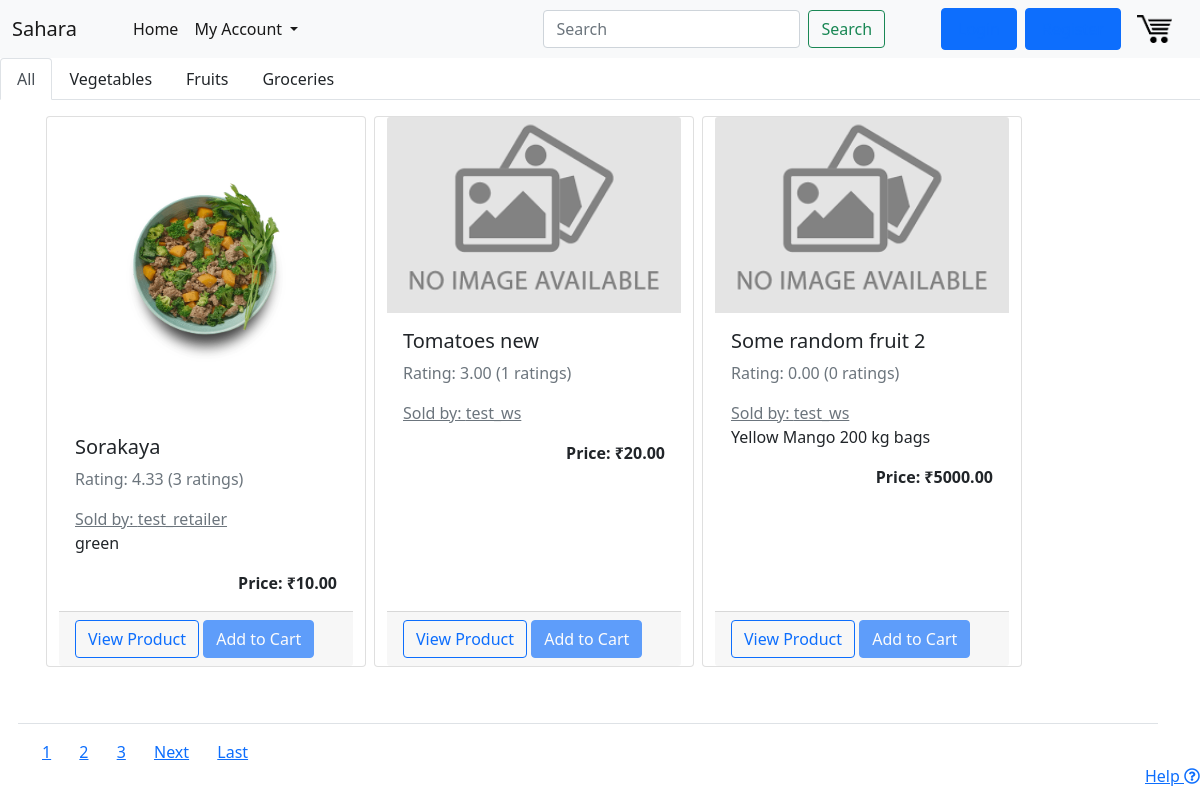
The app's page /, older data.
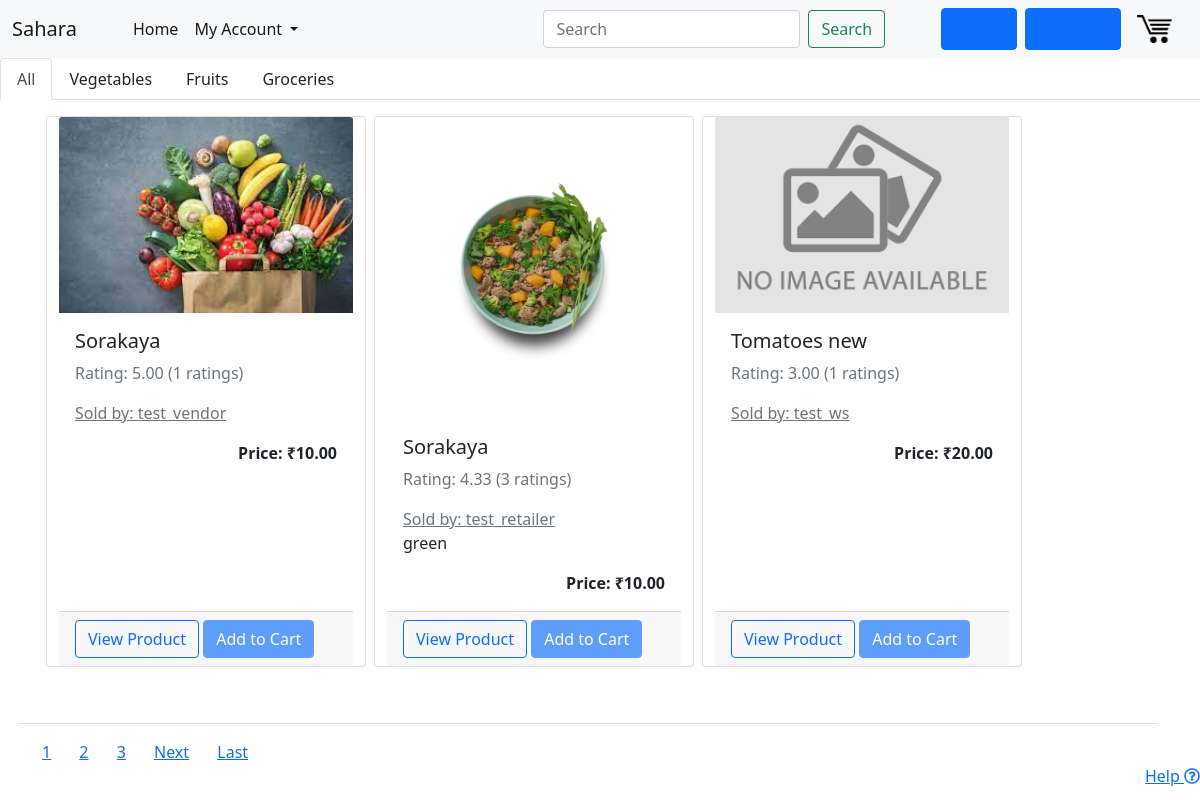
The same page, newer data.
### core/models.py (models this page shows, shortened)
class Product(models.Model):
    seller = models.ForeignKey(User, on_delete = models.CASCADE, related_name="seller")
    date_posted = models.DateTimeField(auto_now_add=True)
    stock = models.DecimalField(max_digits=20, decimal_places=2, default=0.00, validators=[MinValueValidator(Decimal('0.00'))])
    title = models.CharField(max_length=255)
    content = models.TextField(blank=True, null=True)
    img = models.FileField(default = "default.png", upload_to = "", blank=True, null=True)
    tags = models.CharField(
        max_length = 20,
        choices = CAT_CHOICES,
        default = 'vegetables',
    )
    measurment_unit = models.CharField(
        max_length = 5,
        choices = UNIT_CHOICES,
        default = 'kg',
    )
    price_per_unit = models.DecimalField(max_digits=20, decimal_places=2, validators=[MinValueValidator(Decimal('0.00'))])
    @property
    def get_star_rating(self):
        feedback_items = self.feedback.all()
        star_ratings = [item.stars for item in feedback_items]
        tot = sum(star_ratings)
        if len(star_ratings):
            return tot/len(star_ratings)
        else:
            return 0
    @property
    def number_of_ratings(self):
        feedback_items = self.feedback.all()
        return len([item.stars for item in feedback_items])

class Feedback(models.Model):
    order = models.ForeignKey(Order, on_delete=models.CASCADE)
    product = models.ForeignKey(Product, on_delete=models.CASCADE, related_name="feedback")
    user = models.ForeignKey(User, on_delete=models.CASCADE)
    date_posted = models.DateTimeField(auto_now_add=True)
    stars = models.DecimalField(max_digits=3, decimal_places=2, validators=[MaxValueValidator(5),MinValueValidator(1)], blank=True, null=True)
    review = models.TextField(blank=True, null=True)

### core/views.py (the view)
# urls.py: path('', ProductListView.as_view(), name = "app-home"),
class ProductListView(ListView):
    model = Product
    template_name = 'core/home.html'
    context_object_name = 'prods'
    ordering = ['-date_posted']
    paginate_by = 3
    def get_context_data(self, **kwargs):
        context =  super().get_context_data(**kwargs)
        customer = self.request.user
        if self.request.user.is_authenticated:
            order, created = Order.objects.get_or_create(customer=customer, complete=False)
            cartItems = order.get_cart_items
            context['cartItems'] = cartItems
        return context

### core/templates/core/home.html (shortened to what this page needs)
{% extends "core/base.html" %}
{% block nav %}
  <ul class="nav nav-tabs">
    <li class="nav-item">
      <a class="nav-link active" href="/">All</a>
    </li>
    <li class="nav-item">
      <a class="nav-link" style="text-decoration: none; color: inherit;" href="/product/vegetables">Vegetables</a>
    </li>
    <li class="nav-item">
      <a class="nav-link" style="text-decoration: none; color: inherit;" href="/product/fruits">Fruits</a>
    </li>
    <li class="nav-item">
      <a class="nav-link" style="text-decoration: none; color: inherit;" href="/product/groceries">Groceries</a>
    </li>
{% endblock %}
{% block content %}
    {% for prod in prods %}
        <div class="card mr-3" style="position: relative; top:1rem; left: 1rem; width: 20rem; margin-right: 0.5rem; margin-bottom: 0.5rem;">
            <a href="{% url 'prod-detail' prod.id %}">
                <img src="{{ prod.img.url }}" class="card-img-top" alt="Product image">
            </a>
            <div class="card-body">
                <a style="text-decoration: none; color:inherit" href="{% url 'prod-detail' prod.id %}">
                    <h5 class="card-title">{{ prod.title }}</h5>
                    <p class="text-muted">Rating: {{prod.get_star_rating | floatformat:2}} ({{ prod.number_of_ratings }} ratings)</p>
                </a>
                <a class="card-subtitle text-muted" href="{% url 'seller-prods' prod.seller.username %}">Sold by: {{ prod.seller }}</a>
                <p class="card-text" style="white-space: nowrap; overflow: hidden; text-overflow: ellipsis;">{{ prod.content }}</p>
                <strong style="float: right;">Price: &#8377;{{ prod.price_per_unit }}</strong>
              </div>
              <div class='card-footer'>
                <a href="{% url 'prod-detail' prod.id %}" class="card-link btn btn-outline-primary">View Product</a>
                <button data-product = "{{ prod.id }}" data-action="add" class="btn btn-primary update-cart {% if not user.is_authenticated %} disabled {% endif %}">Add to Cart</button>
            </div>
          </div>
      {% endfor %}
    {% if is_paginated %}
          <div class="row border-top pt-3" style="display: inline; margin-top: 4rem;">
            {% for num in page_obj.paginator.page_range %}
              {% if page_obj.number == num %}
                <a class="" href="?page={{ num }}">{{ num }}</a>
              {% elif num > page_obj.number|add:'-3' and num < page_obj.number|add:'3' %}
                <a  class="" href="?page={{ num }}">{{ num }}</a>
              {% endif %}
            {% endfor %}
            {% if page_obj.has_next %}
              <a class="" href="?page={{ page_obj.next_page_number }}">Next</a>
              <a class="" href="?page={{ page_obj.paginator.num_pages }}">Last</a>
            {% endif %}
    {% endif %}
          </div>
{% endblock content %}

Row changes from the older to the newer data that the page shows:
no longer on this page (row unchanged): Product: img (placeholder picture), title "Some random fruit 2", get_star_rating "0.00", number_of_ratings "0", seller "test_ws", content "Yellow Mango 200 kg bags", price_per_unit "5000.00"
added Product: img (picture), title "Sorakaya", get_star_rating "5.00", number_of_ratings "1", seller "test_vendor", price_per_unit "10.00"
